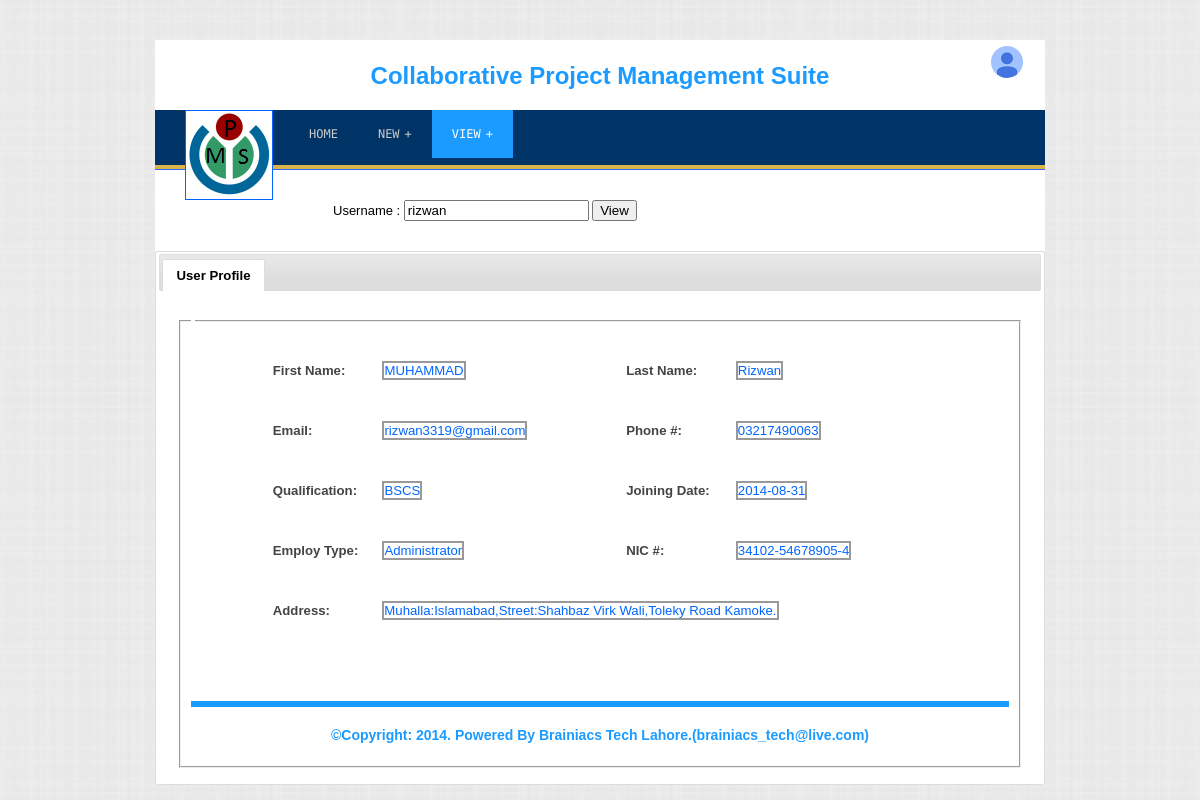
The page /admin/viewuser.php?userid=rizwan (signed in) on the database its author committed.
### tables this page shows
CREATE TABLE IF NOT EXISTS `users` (
  `id` int(11) NOT NULL AUTO_INCREMENT,
  `fname` varchar(100) NOT NULL,
  `lname` varchar(100) NOT NULL,
  `gender` tinyint(4) NOT NULL,
  `nic` varchar(20) NOT NULL,
  `email` varchar(100) DEFAULT NULL,
  `phone` varchar(50) DEFAULT NULL,
  `qualification` varchar(50) NOT NULL,
  `joiningdate` datetime NOT NULL,
  `username` varchar(50) NOT NULL,
  `password` varchar(100) NOT NULL,
  `usertype_id` tinyint(4) NOT NULL,
  `pmid` int(11) DEFAULT NULL,
  `address` varchar(500) DEFAULT NULL,
  `status` tinyint(4) NOT NULL,
  `created` datetime NOT NULL,
  PRIMARY KEY (`id`)
);

CREATE TABLE IF NOT EXISTS `usertypes` (
  `id` int(11) NOT NULL AUTO_INCREMENT,
  `title` varchar(50) NOT NULL,
  `foldername` varchar(50) NOT NULL,
  `status` tinyint(4) NOT NULL,
  PRIMARY KEY (`id`)
);

### php/classes/user.php (called while the page is built, shortened)
<?php
class user {
	function getUserByUsername($username){
		$query = "SELECT user.*,usertype.title AS typetitle,usertype.foldername AS fn FROM users AS user
					JOIN usertypes AS usertype ON usertype.id = user.usertype_id
				WHERE user.username = '".mysql_real_escape_string($username)."' LIMIT 1";
		$result = mysql_query($query);
		return( $user = mysql_fetch_assoc($result) )?$user:false;
	}
}
?>

### admin/viewuser.php (the view, shortened to what this page needs)
<!DOCTYPE html PUBLIC "-//W3C//DTD XHTML 1.0 Transitional//EN" "http://www.w3.org/TR/xhtml1/DTD/xhtml1-transitional.dtd">
<html xmlns="http://www.w3.org/1999/xhtml">
<head>
<link rel="stylesheet" type="text/css" href="../include/css/global.css" />
<link rel="stylesheet" type="text/css" href="../include/css/pmsadmin.css" />
<link rel="stylesheet" type="text/css" href="../include/css/view.css" />
<link href="css/theme/jquery-ui-1.10.4.custom.css" rel="stylesheet">
</head>
<body>
<div id="wraper">
     <?php include("header.php"); ?>
     <div id="user_details">
    <div id="search_form">
    	<form action="" method="get">
    	<label for="userid" style="font-size:13px">Username : </label>
        <input type="text" id="userid" name="userid" value="<?php echo ( isset($_GET['userid']) && !empty($_GET['userid']) )?$_GET['userid']:""; ?>" />
        <input type="submit" value="View" />
        </form>
        <?php
		include("../php/classes/user.php");
		$user = null;
		$user_obj = new user();
		if( isset($_GET['userid']) ){
			$user = $user_obj->getUserByUsername( $_GET['userid'] ) ;
		}
		?>
    </div>
    <div id="tabs">
        <ul>
            <li><a href="#tabs-1">User Profile</a></li>
        </ul>
        <div id="tabs-1">
        	<br/>
<fieldset>
<div id="detail" style="margin-top:3%;; margin-left:10%;">
    <div class="_row">
    	<div class="_cell">
            <div class="_title"><span style="font-family:Verdana, Geneva, sans-serif;"><b>First Name:</b></span></div>
            <div class="_value"><span style="color:#06F; border: solid 2px #999999;">
            <?php echo ( $user && !empty($user['fname']) )?$user['fname'] : ""; ?>
            </span></div>
        </div>
        <div class="_cell">
            <div class="_title"><span style="font-family:Verdana, Geneva, sans-serif;"><b>Last Name:</b></span></div>
            <div class="_value"><span style="color:#06F; border: solid 2px #999999;">
            <?php echo ( $user && !empty($user['lname']) )?$user['lname'] : ""; ?>
            </span></div>
        </div>
    </div>
    <div class="_row">
    	<div class="_cell">
        	<div class="_title"><span style="font-family:Verdana, Geneva, sans-serif;"><b>Email:</b></span></div>
        	<div class="_value"><span style="color:#06F; border: solid 2px #999999;">
			<?php echo ( $user && !empty($user['email']) )?$user['email'] : ""; ?></span></div>
        </div>
        <div class="_cell">
            <div class="_title"><span style="font-family:Verdana, Geneva, sans-serif;"><b>Phone #:</b></span></div>
            <div class="_value"><span style="color:#06F; border: solid 2px #999999;">
            <?php echo ( $user && !empty($user['phone']) )?$user['phone'] : ""; ?>
            </span></div>
        </div>
    </div>
    <div class="_row">
    	<div class="_cell">
        	<div class="_title"><span style=" font-family:Verdana, Geneva, sans-serif;"><b>Qualification:</b></span></div>
        	<div class="_value"><span style="color:#06F; border: solid 2px #999999;">
        	<?php echo ( $user && !empty($user['qualification']) )?$user['qualification'] : ""; ?>
        	</span></div>
        </div>
        <div class="_cell">
            <div class="_title"><span style="font-family:Verdana, Geneva, sans-serif;"><b>Joining Date:</b></span></div>
            <div class="_value"><span style="color:#06F; border: solid 2px #999999;">
            <?php echo ( $user && !empty($user['joiningdate']) )?explode(' ',$user['joiningdate'])[0] : ""; ?>
            </span></div>
        </div>
    </div>
    <div class="_row">
    	<div class="_cell">
            <div class="_title"><span style=" font-family:Verdana, Geneva, sans-serif;"><b>Employ Type:</b></span></div>
            <div class="_value"><span style="color:#06F; border: solid 2px #999999;">
            <?php echo ( $user && !empty($user['typetitle']) )?$user['typetitle'] : ""; ?>
            </span></div>
        </div>
        <div class="_cell">
            <div class="_title"><span style="font-family:Verdana, Geneva, sans-serif;"><b>NIC #:</b></span></div>
            <div class="_value"><span style="color:#06F; border: solid 2px #999999;">
            <?php echo ( $user && !empty($user['nic']) )?$user['nic'] : ""; ?>
            </span></div>
        </div>
	</div>
    <div class="_row">
    	<div class="_cell" style="width:100%;">
        	<div style="display:inline-block;width:8%;"><span style=" font-family:Verdana, Geneva, sans-serif;"><b>Address:</b></span></div>
        	<div style="display:inline-block; width:70%;"><span style="margin-left:47px; color:#06F; border: solid 2px #999999;">
        	<?php echo ( $user && !empty($user['address']) )?$user['address'] : ""; ?>
        	</span>
         </div>
    </div>
</div>
     </div>
     <?php include("footer.php"); ?>
</div>
</body>
</html>

### include/css/global.css (style rules this page uses)
body { background:url("../images/bg.png");background-attachment:fixed;margin:0;padding:0; }
#wraper { width: 890px;height: auto;margin: 0 auto;background-color:#FFF;margin-top:40px; }
li { color:red; margin:0;padding-left:20px; }

### include/css/view.css (style rules this page uses)
div#user_details { font: 75% "Trebuchet MS", sans-serif; }
div#search_form { margin-left:20%; margin-bottom:30px; }
div._row { display:block; width:100%; margin-bottom:20px; height:40px; line-height:40px; }
div._cell { display:inline-block; float:left; width:48%; }
div._cell div._title, div._cell div._value { display:inline-block;width:30%; }
div._cell div._title { width:30%; }
div._cell div._value { width:60%; }
div#detail { margin-left:30px; }

### rows shown on the page
users: fname "MUHAMMAD", lname "Rizwan", email "rizwan3319@gmail.com", phone "03217490063", qualification "BSCS", joiningdate "2014-08-31", usertype.title "Administrator", nic "34102-54678905-4", address "Muhalla:Islamabad,Street:Shahbaz Virk Wali,Toleky Road Kamoke."
